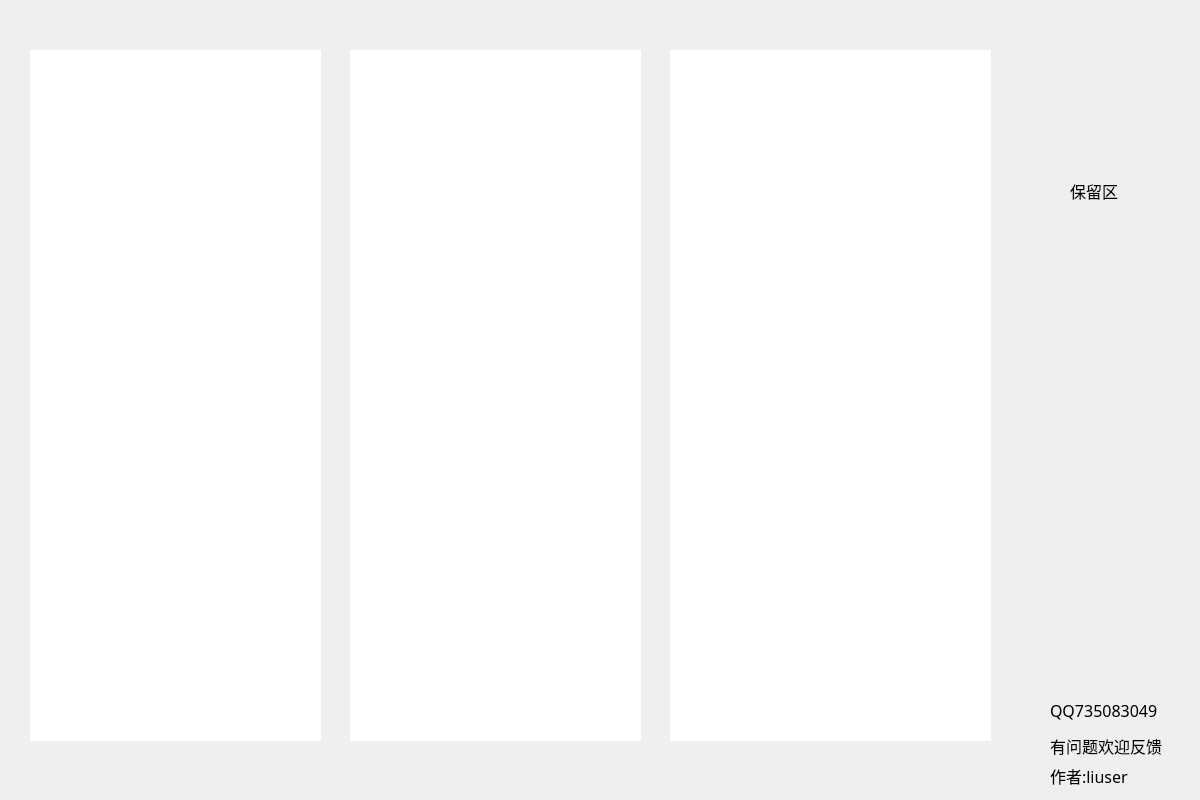
<?xml version="1.0" encoding="UTF-8"?>
<ui version="4.0">
 <class>ShortcutHelper</class>
 <widget class="QWidget" name="ShortcutHelper">
  <property name="geometry">
   <rect>
    <x>0</x>
    <y>0</y>
    <width>1200</width>
    <height>800</height>
   </rect>
  </property>
  <property name="windowTitle">
   <string>ShortcutHelper</string>
  </property>
  <widget class="QListWidget" name="listWidget">
   <property name="geometry">
    <rect>
     <x>30</x>
     <y>50</y>
     <width>291</width>
     <height>691</height>
    </rect>
   </property>
   <property name="sizePolicy">
    <sizepolicy hsizetype="Expanding" vsizetype="Expanding">
     <horstretch>8</horstretch>
     <verstretch>0</verstretch>
    </sizepolicy>
   </property>
   <property name="font">
    <font>
     <family>方正黑体简体</family>
     <pointsize>12</pointsize>
     <weight>50</weight>
     <bold>false</bold>
     <kerning>true</kerning>
    </font>
   </property>
   <property name="mouseTracking">
    <bool>false</bool>
   </property>
   <property name="focusPolicy">
    <enum>Qt::NoFocus</enum>
   </property>
   <property name="contextMenuPolicy">
    <enum>Qt::DefaultContextMenu</enum>
   </property>
   <property name="layoutDirection">
    <enum>Qt::LeftToRight</enum>
   </property>
   <property name="frameShape">
    <enum>QFrame::NoFrame</enum>
   </property>
   <property name="frameShadow">
    <enum>QFrame::Plain</enum>
   </property>
   <property name="lineWidth">
    <number>0</number>
   </property>
   <property name="verticalScrollBarPolicy">
    <enum>Qt::ScrollBarAlwaysOff</enum>
   </property>
   <property name="horizontalScrollBarPolicy">
    <enum>Qt::ScrollBarAlwaysOff</enum>
   </property>
   <property name="sizeAdjustPolicy">
    <enum>QAbstractScrollArea::AdjustIgnored</enum>
   </property>
   <property name="autoScroll">
    <bool>true</bool>
   </property>
   <property name="autoScrollMargin">
    <number>12</number>
   </property>
   <property name="showDropIndicator" stdset="0">
    <bool>false</bool>
   </property>
   <property name="movement">
    <enum>QListView::Free</enum>
   </property>
  </widget>
  <widget class="QLabel" name="label">
   <property name="geometry">
    <rect>
     <x>1050</x>
     <y>760</y>
     <width>101</width>
     <height>31</height>
    </rect>
   </property>
   <property name="font">
    <font>
     <family>方正黑体简体</family>
     <pointsize>12</pointsize>
     <weight>50</weight>
     <bold>false</bold>
    </font>
   </property>
   <property name="focusPolicy">
    <enum>Qt::NoFocus</enum>
   </property>
   <property name="text">
    <string>作者:liuser</string>
   </property>
  </widget>
  <widget class="QLabel" name="label_2">
   <property name="geometry">
    <rect>
     <x>1070</x>
     <y>170</y>
     <width>81</width>
     <height>41</height>
    </rect>
   </property>
   <property name="font">
    <font>
     <family>方正黑体简体</family>
     <pointsize>12</pointsize>
    </font>
   </property>
   <property name="text">
    <string>保留区</string>
   </property>
  </widget>
  <widget class="QLabel" name="label_3">
   <property name="geometry">
    <rect>
     <x>1050</x>
     <y>690</y>
     <width>151</width>
     <height>41</height>
    </rect>
   </property>
   <property name="font">
    <font>
     <family>方正黑体简体</family>
     <pointsize>12</pointsize>
    </font>
   </property>
   <property name="text">
    <string>QQ735083049</string>
   </property>
  </widget>
  <widget class="QLabel" name="label_4">
   <property name="geometry">
    <rect>
     <x>1050</x>
     <y>730</y>
     <width>151</width>
     <height>31</height>
    </rect>
   </property>
   <property name="font">
    <font>
     <family>方正黑体简体</family>
     <pointsize>12</pointsize>
    </font>
   </property>
   <property name="text">
    <string>有问题欢迎反馈</string>
   </property>
  </widget>
  <widget class="QLabel" name="label_5">
   <property name="geometry">
    <rect>
     <x>460</x>
     <y>10</y>
     <width>801</width>
     <height>31</height>
    </rect>
   </property>
   <property name="font">
    <font>
     <family>方正黑体简体</family>
     <pointsize>12</pointsize>
    </font>
   </property>
   <property name="layoutDirection">
    <enum>Qt::LeftToRight</enum>
   </property>
   <property name="text">
    <string/>
   </property>
  </widget>
  <widget class="QListWidget" name="listWidget_2">
   <property name="geometry">
    <rect>
     <x>350</x>
     <y>50</y>
     <width>291</width>
     <height>691</height>
    </rect>
   </property>
   <property name="sizePolicy">
    <sizepolicy hsizetype="Expanding" vsizetype="Expanding">
     <horstretch>8</horstretch>
     <verstretch>0</verstretch>
    </sizepolicy>
   </property>
   <property name="font">
    <font>
     <family>方正黑体简体</family>
     <pointsize>12</pointsize>
     <weight>50</weight>
     <bold>false</bold>
     <kerning>true</kerning>
    </font>
   </property>
   <property name="mouseTracking">
    <bool>false</bool>
   </property>
   <property name="focusPolicy">
    <enum>Qt::NoFocus</enum>
   </property>
   <property name="contextMenuPolicy">
    <enum>Qt::DefaultContextMenu</enum>
   </property>
   <property name="layoutDirection">
    <enum>Qt::LeftToRight</enum>
   </property>
   <property name="frameShape">
    <enum>QFrame::NoFrame</enum>
   </property>
   <property name="frameShadow">
    <enum>QFrame::Plain</enum>
   </property>
   <property name="lineWidth">
    <number>0</number>
   </property>
   <property name="verticalScrollBarPolicy">
    <enum>Qt::ScrollBarAlwaysOff</enum>
   </property>
   <property name="horizontalScrollBarPolicy">
    <enum>Qt::ScrollBarAlwaysOff</enum>
   </property>
   <property name="sizeAdjustPolicy">
    <enum>QAbstractScrollArea::AdjustIgnored</enum>
   </property>
   <property name="autoScroll">
    <bool>true</bool>
   </property>
   <property name="autoScrollMargin">
    <number>12</number>
   </property>
   <property name="showDropIndicator" stdset="0">
    <bool>false</bool>
   </property>
   <property name="movement">
    <enum>QListView::Free</enum>
   </property>
  </widget>
  <widget class="QListWidget" name="listWidget_3">
   <property name="geometry">
    <rect>
     <x>670</x>
     <y>50</y>
     <width>321</width>
     <height>691</height>
    </rect>
   </property>
   <property name="sizePolicy">
    <sizepolicy hsizetype="Expanding" vsizetype="Expanding">
     <horstretch>8</horstretch>
     <verstretch>0</verstretch>
    </sizepolicy>
   </property>
   <property name="font">
    <font>
     <family>方正黑体简体</family>
     <pointsize>12</pointsize>
     <weight>50</weight>
     <bold>false</bold>
     <kerning>true</kerning>
    </font>
   </property>
   <property name="mouseTracking">
    <bool>false</bool>
   </property>
   <property name="focusPolicy">
    <enum>Qt::NoFocus</enum>
   </property>
   <property name="contextMenuPolicy">
    <enum>Qt::DefaultContextMenu</enum>
   </property>
   <property name="layoutDirection">
    <enum>Qt::LeftToRight</enum>
   </property>
   <property name="frameShape">
    <enum>QFrame::NoFrame</enum>
   </property>
   <property name="frameShadow">
    <enum>QFrame::Plain</enum>
   </property>
   <property name="lineWidth">
    <number>0</number>
   </property>
   <property name="verticalScrollBarPolicy">
    <enum>Qt::ScrollBarAlwaysOff</enum>
   </property>
   <property name="horizontalScrollBarPolicy">
    <enum>Qt::ScrollBarAlwaysOff</enum>
   </property>
   <property name="sizeAdjustPolicy">
    <enum>QAbstractScrollArea::AdjustIgnored</enum>
   </property>
   <property name="autoScroll">
    <bool>true</bool>
   </property>
   <property name="autoScrollMargin">
    <number>12</number>
   </property>
   <property name="showDropIndicator" stdset="0">
    <bool>false</bool>
   </property>
   <property name="movement">
    <enum>QListView::Free</enum>
   </property>
  </widget>
 </widget>
 <layoutdefault spacing="6" margin="11"/>
 <resources/>
 <connections/>
</ui>
